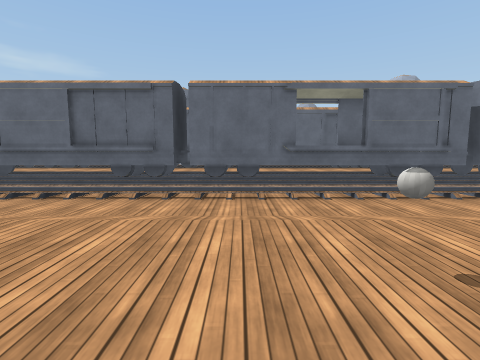
view 1 (above)

24 first-person views from a walk through a scene from a Unity 3-D project. The camera is 1.2 m above the floor, tilts 6° down and sees 85° across. The floor is counted in squares, 2 m on a side. Each view is taken from the middle of a square. On the plan, view 1 faces up. The plan holds only what a view shows up to about 9 squares ahead; the rest is blank. The place goes on beyond the plan. Some animated figures are not drawn. Surface patterns are stand-ins for the level's own textures.

view 2
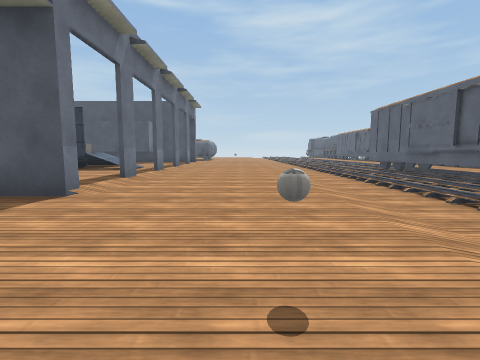

view 3
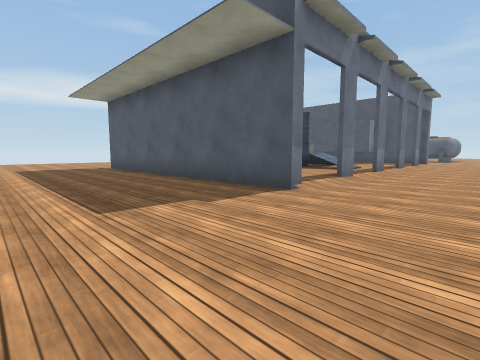

view 4
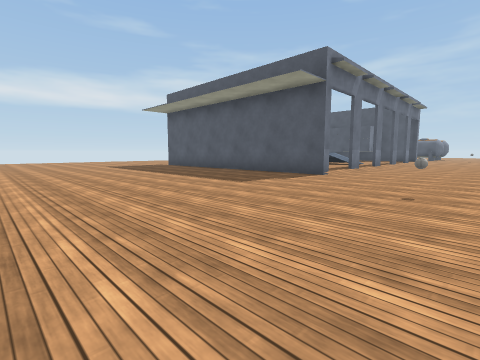

view 5
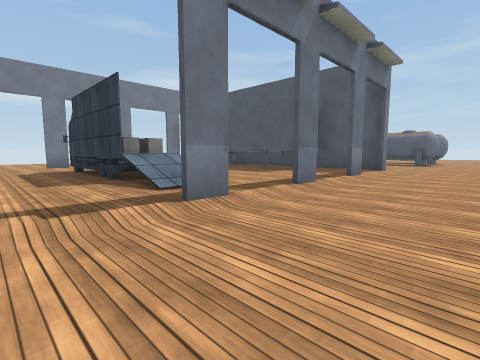

view 6
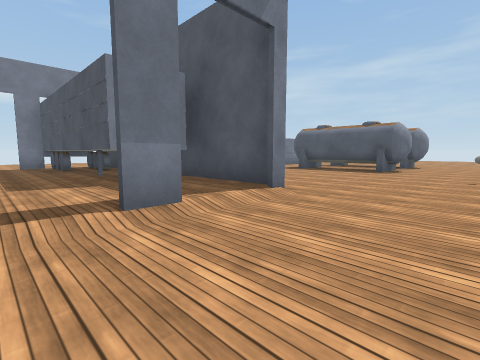

view 7
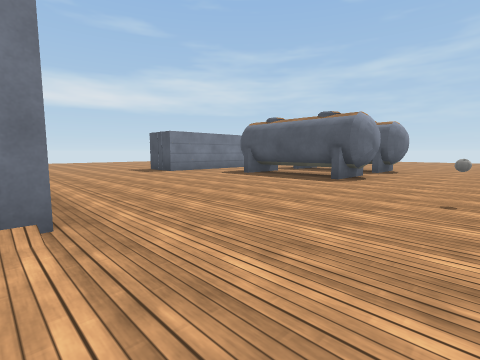

view 8
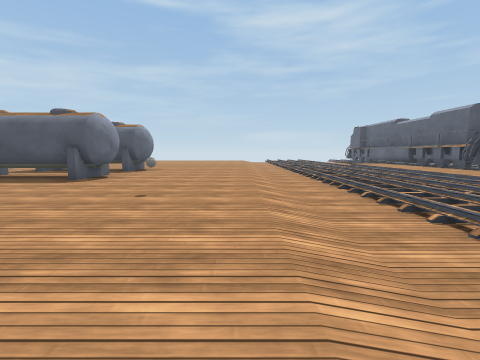

view 9
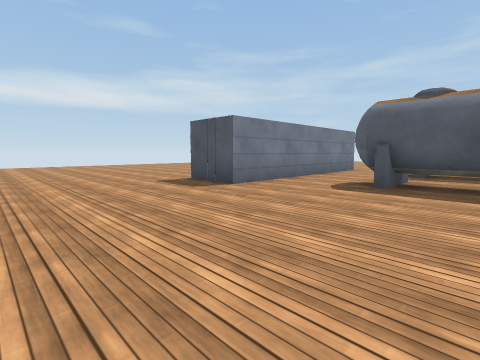

view 10
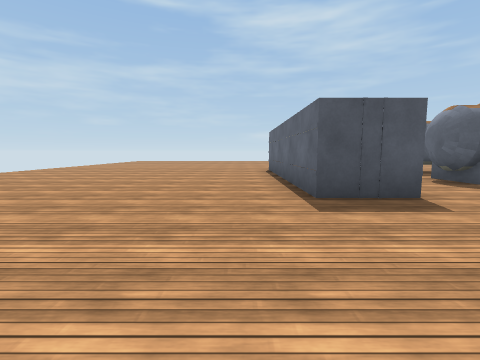

view 11
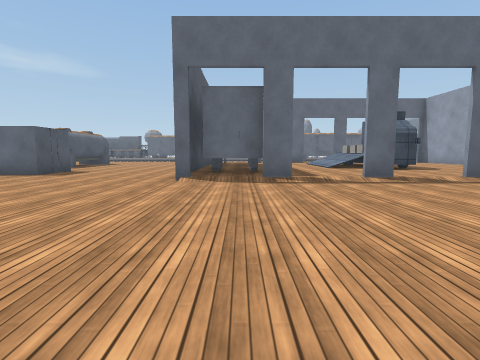

view 12
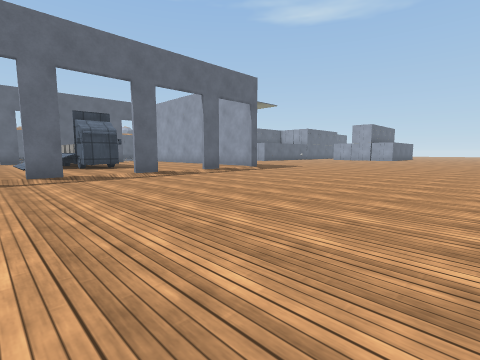

view 13
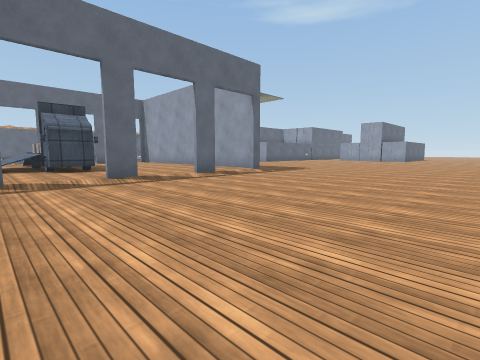

view 14
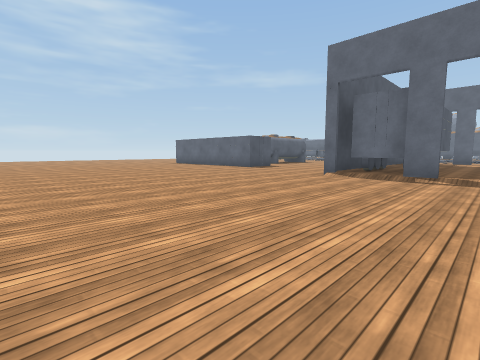

view 15
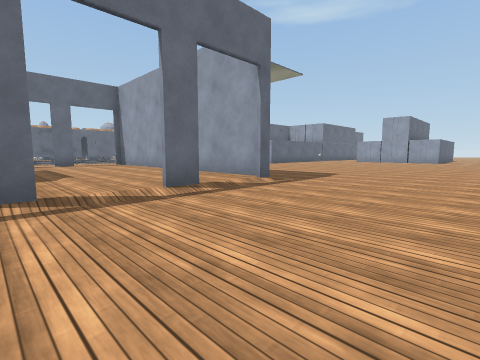

view 16
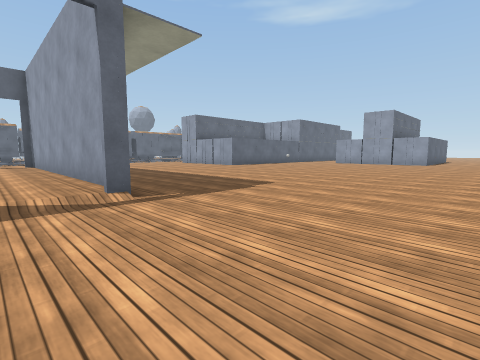

view 17
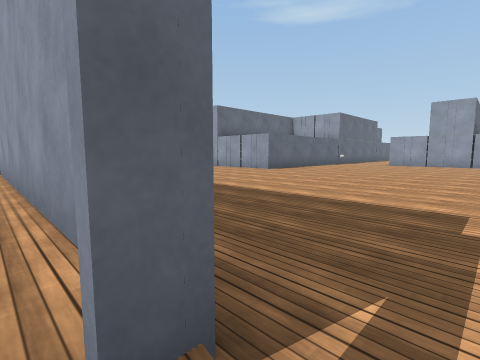

view 18
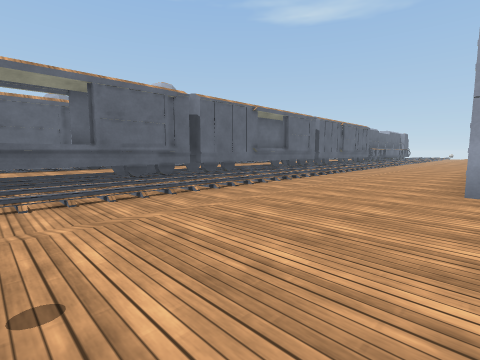

view 19
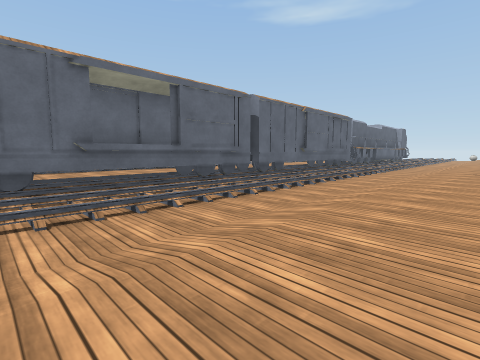

view 20
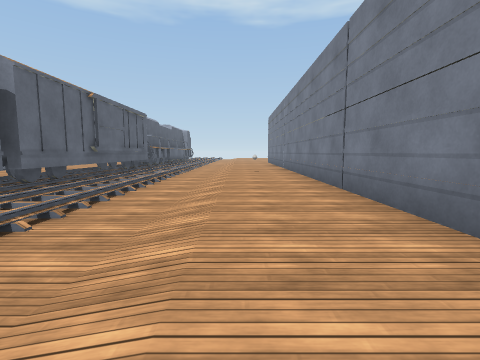

view 21
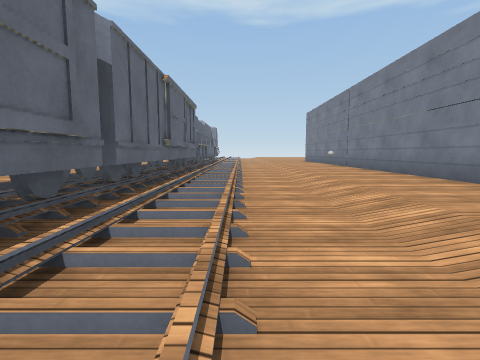

view 22
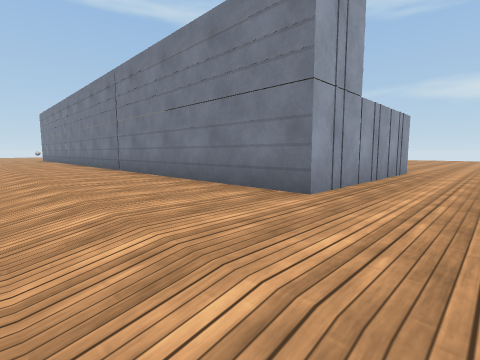

view 23
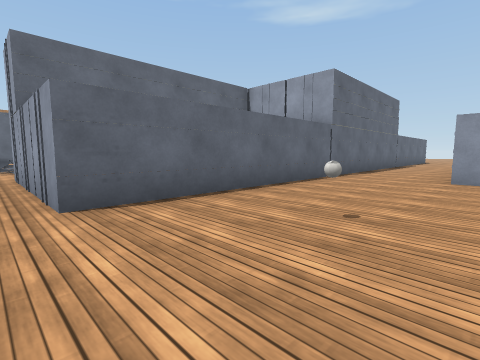

view 24
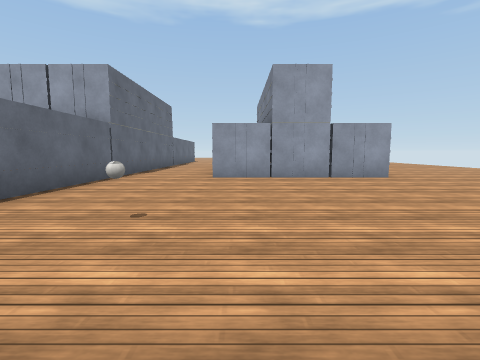

### Floor plan
Key: @ floor where view 1 was taken; # wall or solid block; x gap in a wall; . main floor; : floor 0.25 m higher than the main floor; - floor 0.25 m lower than the main floor; / step, stairs or slope; ^ raised ledge; B ball; T truck; H thing the floor can be seen under or through; O other object.
Columns run from 21 left of view 1 to 16 right of it. Each row starts with its distance up from view 1.
  7               ^^^^^^#^^^^^#^^^^^#^^ ^^
  6  -----        ^^^^^^^^^^^^#^^^^^^^^^^^
  5  //////       x ##//x //##  //##x ###/
  4 ////////      ////////////////////////
  3 ---------      -----------------------
  2 ..........    ......................O.
  1 .....B................B...............
  0 .....................@.....###########
 -1 #..........#.#.#.#.........#
 -2 #.HH.....#:::::::::#.......#
 -3 #. H.....#:::://:::#.......#
 -4 #.HH.....##::  T:::#.......##########
 -5  ..H.....##:://T:::#..................
 -6 .........##:://T:::#........B.........
 -7 #####....##:::T#:::#.............#
 -8 #####....##::::::::#.............#
 -9 .........###:#:#:#:#.............#
-10 .................................#
-11 ..................................
-12 ....................................
-13 ............................    ....
-14 ..........................        ..
-15 .........................
-16    ...................

Where each view was taken, in squares from view 1:
view 1: 0 up, 0 right, facing up
view 2: 1 up, 2 right, facing left
view 3: 1 up, 2 right, facing down-left
view 4: 2 up, 5 right, facing down-left
view 5: 1 up, 4 left, facing down-left
view 6: 1 up, 9 left, facing down-left
view 7: 1 up, 12 left, facing down-left
view 8: 2 up, 12 left, facing left
view 9: 3 down, 13 left, facing down-left
view 10: 9 down, 13 left, facing left
view 11: 15 down, 11 left, facing up
view 12: 16 down, 9 left, facing up-right
view 13: 15 down, 8 left, facing up-right
view 14: 16 down, 9 left, facing up-left
view 15: 13 down, 6 left, facing up-right
view 16: 13 down, 3 left, facing up-right
view 17: 10 down, 2 left, facing up-right
view 18: 0 up, 1 right, facing up-right
view 19: 1 up, 6 right, facing up-right
view 20: 2 up, 7 right, facing right
view 21: 4 up, 8 right, facing right
view 22: 3 up, 4 right, facing down-right
view 23: 7 down, 5 right, facing up-right
view 24: 7 down, 5 right, facing right
